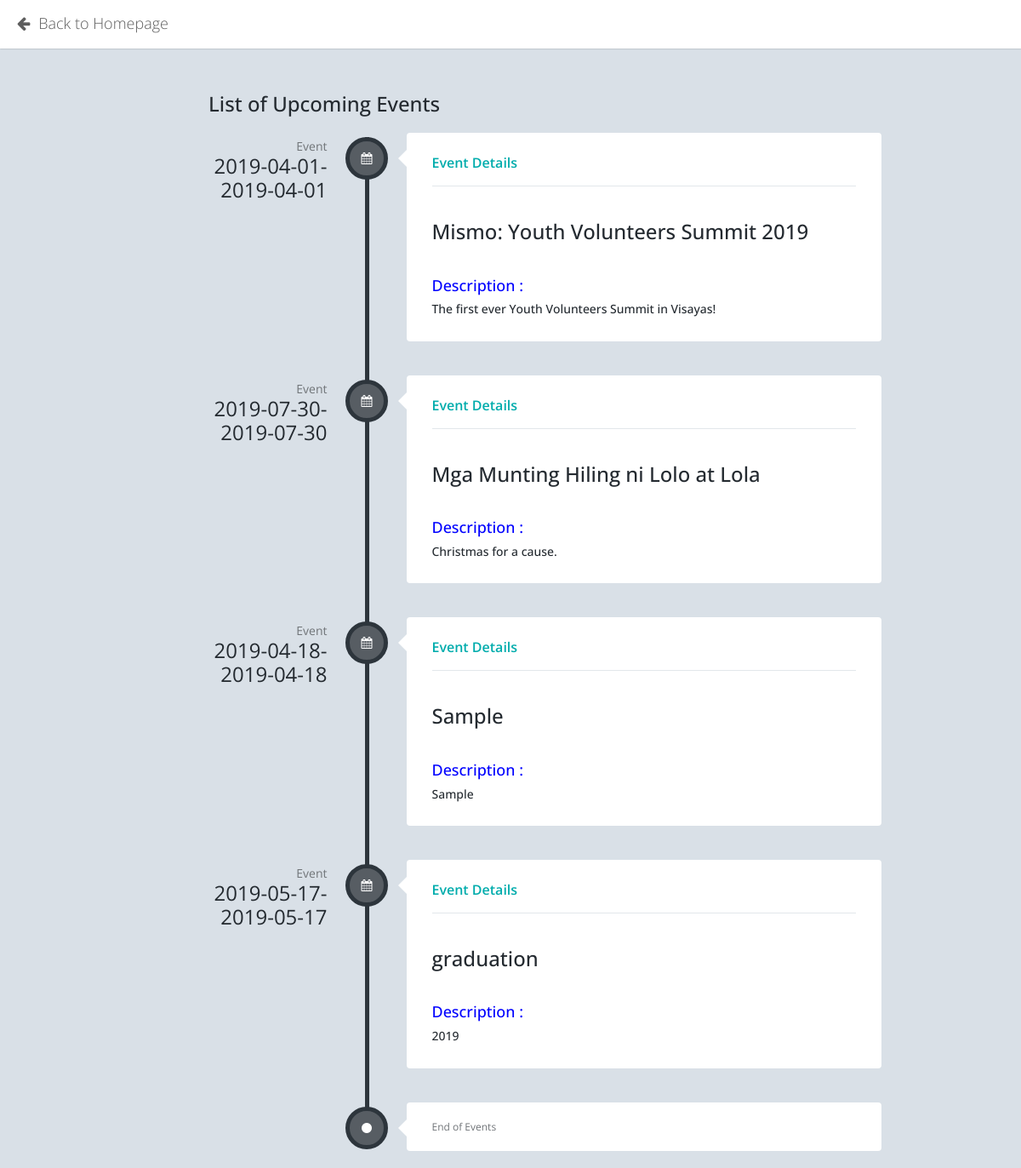
Page /event_list.php on the earlier database version.
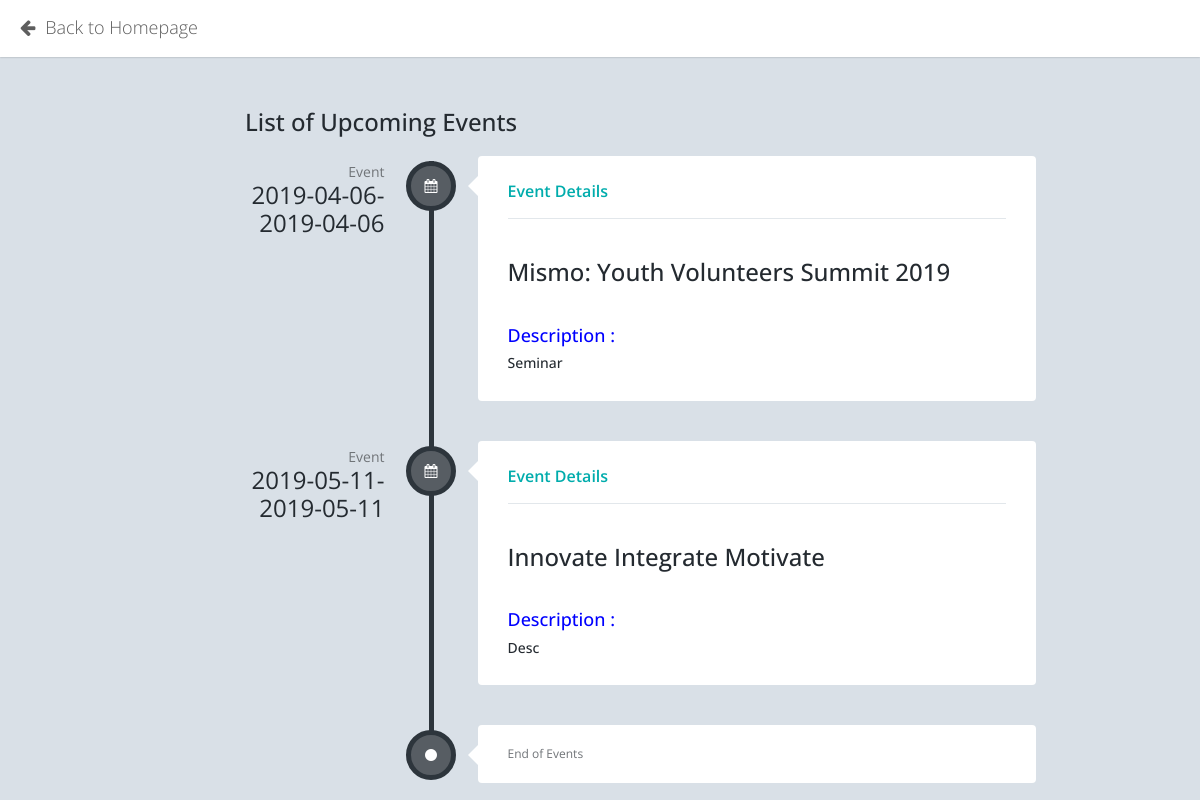
Same page on the later database version.
### tables this page shows
CREATE TABLE `ems_r_event` (
  `re_event_id` int(11) NOT NULL,
  `re_event_name` varchar(50) NOT NULL,
  `re_event_description` varchar(200) NOT NULL,
  `re_event_startdate` date NOT NULL,
  `re_event_enddate` date NOT NULL,
  `re_regfee_mem` decimal(10,2) NOT NULL,
  `re_regfee_nonmem` decimal(10,2) NOT NULL,
  `re_event_status` tinyint(1) NOT NULL DEFAULT '1',
  `re_etype_id` int(11) NOT NULL,
  `re_venue_id` int(11) NOT NULL,
  `re_event_stat` varchar(100) DEFAULT 'Pending'
);

### event_list.php (the view, shortened to what this page needs)
<?php
     include ("dbconnection.php");
?>
<!DOCTYPE html>
<html lang="en">
<head>
	<link href="resources/assets/plugins/jquery-ui/themes/base/minified/jquery-ui.min.css" rel="stylesheet" />
	<link href="resources/assets/plugins/bootstrap/css/bootstrap.min.css" rel="stylesheet" />
	<link href="resources/assets/plugins/font-awesome/css/font-awesome.min.css" rel="stylesheet" />
	<link href="resources/assets/css/animate.min.css" rel="stylesheet" />
	<link href="resources/assets/css/style.min.css" rel="stylesheet" />
	<link href="resources/assets/css/style-responsive.min.css" rel="stylesheet" />
	<link href="resources/assets/css/theme/default.css" rel="stylesheet" id="theme" />
	<link href="resources/assets/plugins/jquery-jvectormap/jquery-jvectormap-1.2.2.css" rel="stylesheet" />
	<link href="resources/assets/plugins/bootstrap-datepicker/css/datepicker.css" rel="stylesheet" />
	<link href="resources/assets/plugins/bootstrap-datepicker/css/datepicker3.css" rel="stylesheet" />
    <link href="resources/assets/plugins/gritter/css/jquery.gritter.css" rel="stylesheet" />
</head>
<body>
		<div id="header" class="header navbar navbar-default navbar-fixed-top">
			<div class="container-fluid">
					<a href="homepage.php" class="navbar-brand" style="margin-bottom: 3px">
						<i class="fa fa-arrow-left" style="margin-right: 5px"></i>
						<span> Back to Homepage </span>
                    </a>
				</div>
			</div>
	<div id="page-container" class="fade page-sidebar-fixed page-header-fixed">
		<div id="content" class="content">
			<br><br>
			<h1 class="page-header">List of Upcoming Events</h1>
			<ul class="timeline">
                 <?php
                                        $view_query = mysqli_query($connection,"SELECT * FROM `ems_r_event` where re_event_stat  = 'Pending'");
                                        while($row = mysqli_fetch_assoc($view_query))
                                {
                                    $name = $row["re_event_name"];
                                    $desc = $row["re_event_description"];
                                    $sdate = $row["re_event_startdate"];
                                    $edate = $row["re_event_enddate"];
                        ?>
			    <li>
			        <div class="timeline-time">
			            <span class="date">Event</span>
			            <span class="time"><?php echo $sdate; ?>-<?php echo $edate; ?></span>
			        </div>
			        <div class="timeline-icon">
			            <a href="javascript:;"><i class="fa fa-calendar"></i></a>
			        </div>
			        <div class="timeline-body">
			            <div class="timeline-header">
			                <span class="username"><a href="javascript:;">Event Details</a> <small></small></span>
			            </div>
			            <div class="timeline-content">
                            <h3><?php echo $name; ?></h3><br>
                            <h4 style="color : blue;">Description :</h4>
                            <h5><?php echo $desc; ?></h5>
			            </div>
			        </div>
			    </li>
                  <?php
                                                 }
                                            ?>
			    <li>
			        <div class="timeline-icon">
			            <a href="javascript:;"><i class="fa fa-circle"></i></a>
			        </div>
			        <div class="timeline-body">
			        	End of Events
			        </div>
			    </li>
			</ul>
		</div>
	</div>
</body>
</html>

Differences in the rows shown:
removed ems_r_event: re_event_startdate "2019-04-01", re_event_enddate "2019-04-01", re_event_name "Mismo: Youth Volunteers Summit 2019", re_event_description "The first ever Youth Volunteers Summit in Visayas!"
removed ems_r_event: re_event_startdate "2019-07-30", re_event_enddate "2019-07-30", re_event_name "Mga Munting Hiling ni Lolo at Lola", re_event_description "Christmas for a cause."
removed ems_r_event: re_event_startdate "2019-04-18", re_event_enddate "2019-04-18", re_event_name "Sample", re_event_description "Sample"
removed ems_r_event: re_event_startdate "2019-05-17", re_event_enddate "2019-05-17", re_event_name "graduation", re_event_description "2019"
added ems_r_event: re_event_startdate "2019-04-06", re_event_enddate "2019-04-06", re_event_name "Mismo: Youth Volunteers Summit 2019", re_event_description "Seminar"
added ems_r_event: re_event_startdate "2019-05-11", re_event_enddate "2019-05-11", re_event_name "Innovate Integrate Motivate", re_event_description "Desc"
